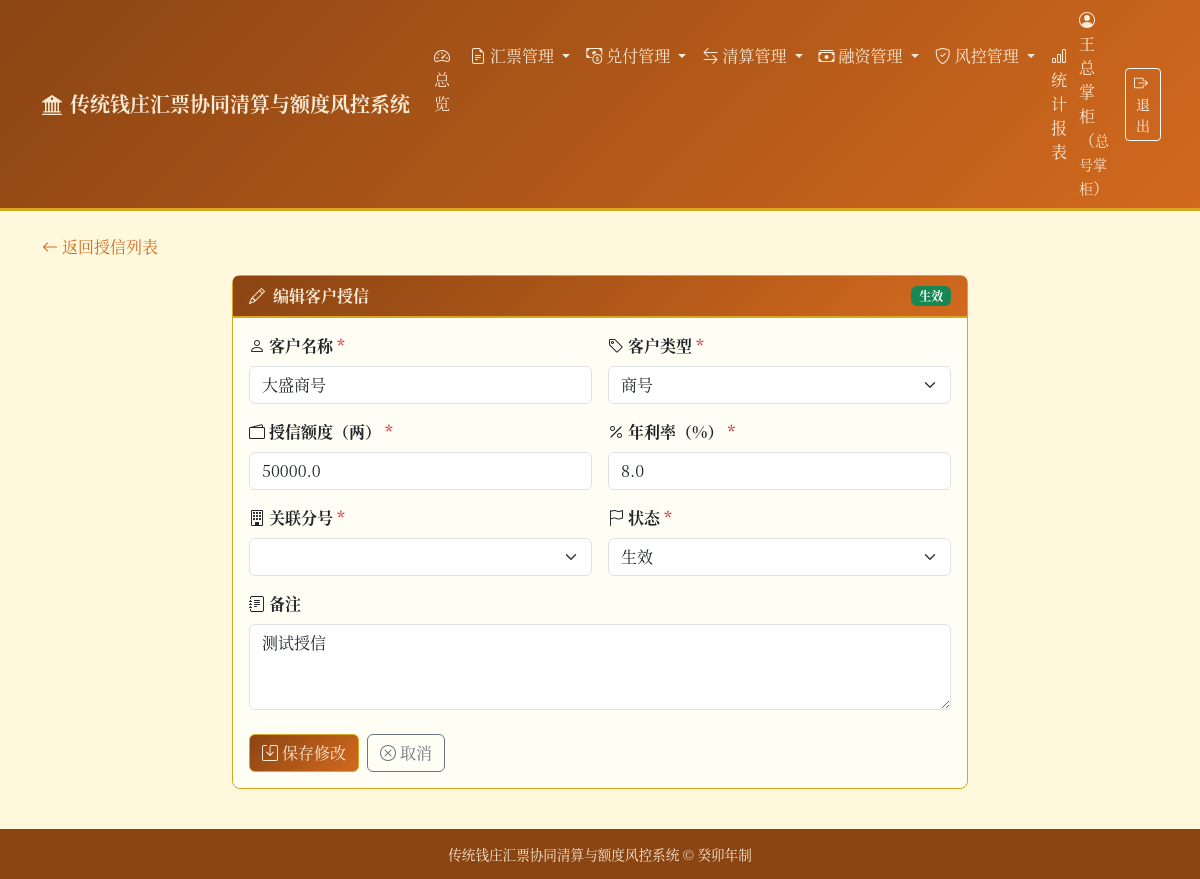
/customer-credits/1/edit (signed in), run on the app's committed database.
### tables this page shows
CREATE TABLE customer_credits (
        id INTEGER PRIMARY KEY AUTOINCREMENT,
        customer_name TEXT NOT NULL,
        customer_type TEXT NOT NULL CHECK(customer_type IN ('商号', '个人', '官府')),
        credit_limit REAL NOT NULL DEFAULT 0 CHECK(credit_limit >= 0),
        used_limit REAL NOT NULL DEFAULT 0 CHECK(used_limit >= 0),
        rate_annual REAL NOT NULL DEFAULT 0 CHECK(rate_annual >= 0),
        status TEXT NOT NULL DEFAULT '生效' CHECK(status IN ('生效', '冻结', '注销')),
        branch_id INTEGER,
        remark TEXT,
        created_at TEXT NOT NULL,
        updated_at TEXT,
        FOREIGN KEY (branch_id) REFERENCES branches(id)
    );

### main.py (the view)
@app.get("/customer-credits/{credit_id}/edit", response_class=HTMLResponse)
def customer_credit_edit_page(request: Request, credit_id: int, user=Depends(auth_dep)):
    if user["role"] not in MANAGER_ROLES:
        raise HTTPException(status_code=403, detail="仅掌柜可编辑授信")
    conn = get_db()
    cursor = conn.cursor()
    cursor.execute("SELECT * FROM customer_credits WHERE id = ?", (credit_id,))
    credit = cursor.fetchone()
    cursor.execute("SELECT * FROM branches WHERE status = '营业中' ORDER BY id")
    branches = [dict(row) for row in cursor.fetchall()]
    conn.close()
    if not credit:
        raise HTTPException(status_code=404, detail="授信记录不存在")
    return templates.TemplateResponse(
        "customer_credit_edit.html",
        {"request": request, "user": user, "branches": branches, "credit": dict(credit)},
    )

### templates/customer_credit_edit.html (shortened to what this page needs)
{% extends "base.html" %}
{% block content %}
<div class="mb-3">
    <a href="/customer-credits" class="text-decoration-none" style="color: var(--qz-secondary);">
        <i class="bi bi-arrow-left me-1"></i>返回授信列表
    </a>
</div>
<div class="row justify-content-center">
    <div class="col-lg-8">
        <div class="card card-qz">
            <div class="card-header d-flex justify-content-between align-items-center">
                <span><i class="bi bi-{% if credit %}pencil{% else %}plus-circle{% endif %} me-2"></i>{% if credit %}编辑客户授信{% else %}新增客户授信{% endif %}</span>
                {% if credit %}
                <span class="badge {% if credit.status == '生效' %}badge-valid{% elif credit.status == '冻结' %}badge-frozen{% else %}badge-voided{% endif %}">
                    {{ credit.status }}
                </span>
                {% endif %}
            </div>
            <div class="card-body">
                <form method="post" action="{% if credit %}/customer-credits/{{ credit.id }}/edit{% else %}/customer-credits/create{% endif %}">
                    <div class="row g-3">
                        <div class="col-md-6">
                            <label for="customer_name" class="form-label fw-bold">
                                <i class="bi bi-person me-1"></i>客户名称 <span class="text-danger">*</span>
                            </label>
                            <input type="text" class="form-control" id="customer_name" name="customer_name"
                                   required value="{% if credit %}{{ credit.customer_name }}{% endif %}">
                        </div>
                        <div class="col-md-6">
                            <label for="customer_type" class="form-label fw-bold">
                                <i class="bi bi-tag me-1"></i>客户类型 <span class="text-danger">*</span>
                            </label>
                            <select class="form-select" id="customer_type" name="customer_type" required>
                                <option value="商号" {% if credit and credit.customer_type == '商号' %}selected{% endif %}>商号</option>
                            </select>
                        </div>
                        <div class="col-md-6">
                            <label for="credit_limit" class="form-label fw-bold">
                                <i class="bi bi-wallet2 me-1"></i>授信额度（两） <span class="text-danger">*</span>
                            </label>
                            <input type="number" class="form-control" id="credit_limit" name="credit_limit"
                                   step="0.01" min="0" required value="{% if credit %}{{ credit.credit_limit }}{% endif %}">
                        </div>
                        <div class="col-md-6">
                            <label for="rate_annual" class="form-label fw-bold">
                                <i class="bi bi-percent me-1"></i>年利率（%） <span class="text-danger">*</span>
                            </label>
                            <input type="number" class="form-control" id="rate_annual" name="rate_annual"
                                   step="0.01" min="0" required value="{% if credit %}{{ credit.rate_annual }}{% endif %}">
                        </div>
                        <div class="col-md-6">
                            <label for="branch_id" class="form-label fw-bold">
                                <i class="bi bi-building me-1"></i>关联分号 <span class="text-danger">*</span>
                            </label>
                            <select class="form-select" id="branch_id" name="branch_id" required>
                                {% for b in branches %}
                                <option value="{{ b.id }}" {% if credit and credit.branch_id == b.id %}selected{% endif %}>{{ b.name }}</option>
                                {% endfor %}
                            </select>
                        </div>
                        {% if credit %}
                        <div class="col-md-6">
                            <label for="status" class="form-label fw-bold">
                                <i class="bi bi-flag me-1"></i>状态 <span class="text-danger">*</span>
                            </label>
                            <select class="form-select" id="status" name="status" required>
                                <option value="生效" {% if credit.status == '生效' %}selected{% endif %}>生效</option>
                            </select>
                        </div>
                        {% endif %}
                        <div class="col-12">
                            <label for="remark" class="form-label fw-bold">
                                <i class="bi bi-journal-text me-1"></i>备注
                            </label>
                            <textarea class="form-control" id="remark" name="remark" rows="3">{% if credit %}{{ credit.remark or '' }}{% endif %}</textarea>
                        </div>
                    </div>
                    <div class="d-flex gap-2 mt-4">
                        <button type="submit" class="btn btn-qz">
                            <i class="bi bi-save me-1"></i>{% if credit %}保存修改{% else %}创建授信{% endif %}
                        </button>
                        <a href="/customer-credits" class="btn btn-outline-secondary">
                            <i class="bi bi-x-circle me-1"></i>取消
                        </a>
                    </div>
                </form>
            </div>
        </div>
    </div>
</div>
{% endblock %}

### templates/base.html (style rules this page uses)
:root { --qz-primary: #8B4513; --qz-secondary: #D2691E; --qz-accent: #DAA520; --qz-bg: #FFF8DC; --qz-dark: #3E2723; --qz-light: #FAEBD7; }
body { background-color: var(--qz-bg); font-family: "Songti SC", "SimSun", "Noto Serif CJK SC", serif; color: var(--qz-dark); }
.card-qz { border: 1px solid var(--qz-accent); border-radius: 8px; background: #FFFEF5; }
.card-qz .card-header { background: linear-gradient(135deg, var(--qz-primary), var(--qz-secondary)); color: var(--qz-light); border-bottom: 2px solid var(--qz-accent); font-weight: bold; }
.btn-qz { background: linear-gradient(135deg, var(--qz-primary), var(--qz-secondary)); color: var(--qz-light); border: 1px solid var(--qz-accent); }
.badge-valid { background-color: #198754; }

### data on the page
customer_credits: status "生效", customer_name "大盛商号", customer_type "商号", credit_limit "50000.0", rate_annual "8.0", remark "测试授信"

### other printed values
{{ user.real_name }} "王总掌柜"
{{ user.role }} "总号掌柜"
